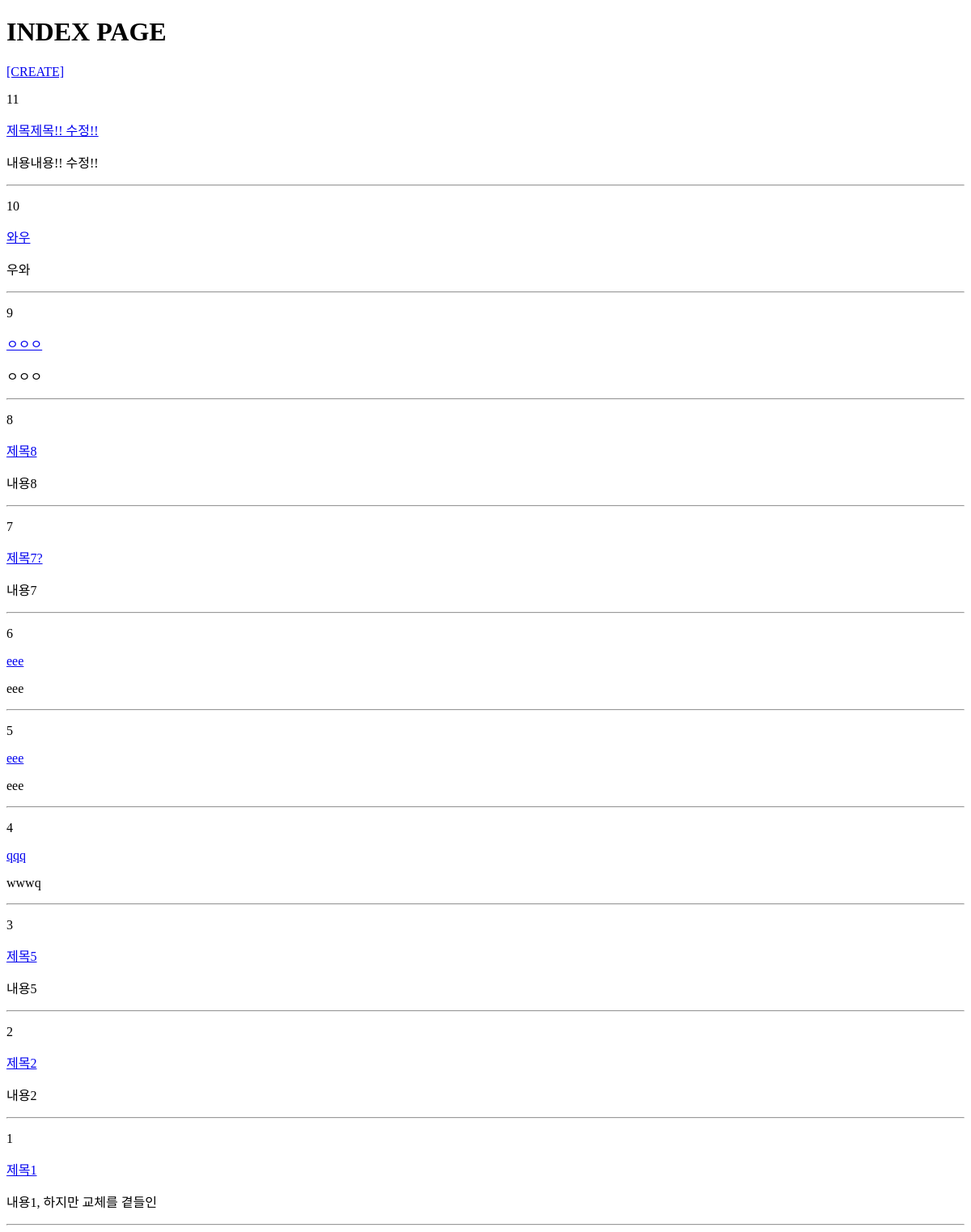
Page /articles/index/ on the earlier database version.
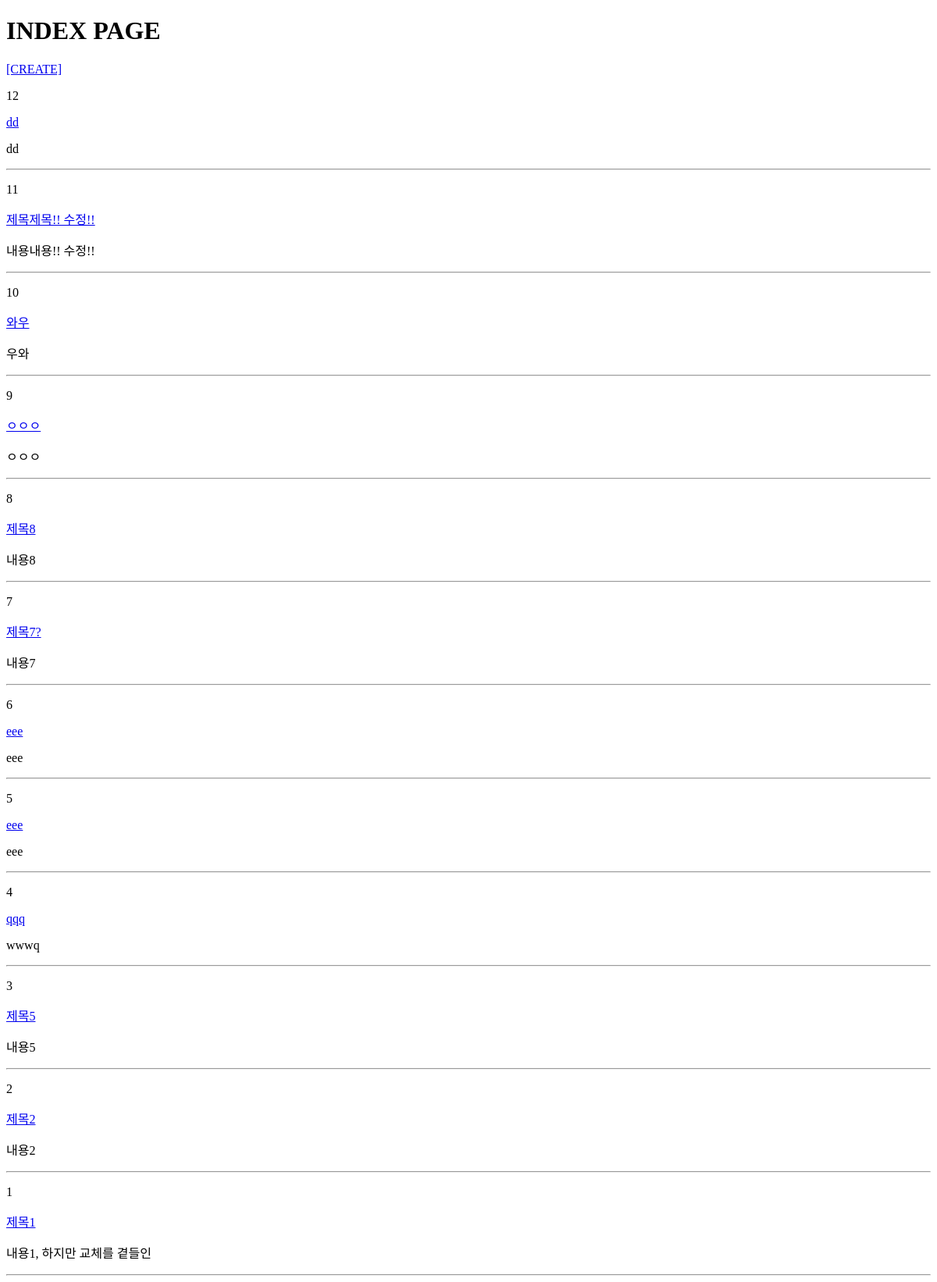
Same page on the later database version.
### articles/models.py (models this page shows, shortened)
class Article(models.Model):
    title = models.CharField(max_length=50)
    content = models.TextField()
    created_at = models.DateTimeField(auto_now_add=True)
    updated_at = models.DateTimeField(auto_now=True)

### articles/views.py (the view)
# urls.py: path('index/', views.index, name='index'),
def index(request):
    articles = Article.objects.all()[::-1]
    context = {
        'articles': articles
    }
    return render(request, 'articles/index.html', context)

### articles/templates/articles/index.html (shortened to what this page needs)
{% extends 'base.html' %}
{% block content %}
  <h1>INDEX PAGE</h1>
  <a href="{% url 'articles:new' %}">[CREATE]</a>
  {% for article in articles %}
    <p>{{ article.pk }}</p>
    <a href="{% url 'articles:detail' article.pk %}">
      <p>{{ article.title }}</p>
    </a>
    <p>{{ article.content }}</p>
    <hr>
  {% endfor %}
{% endblock content %}

### templates/base.html (shortened to what this page needs)
<!DOCTYPE html>
<html lang="en">
<head>
</head>
<body>
  {% block content %}
  {% endblock content %}
</body>
</html>

Differences in the rows shown:
added Article: pk "12", title "dd", content "dd"
